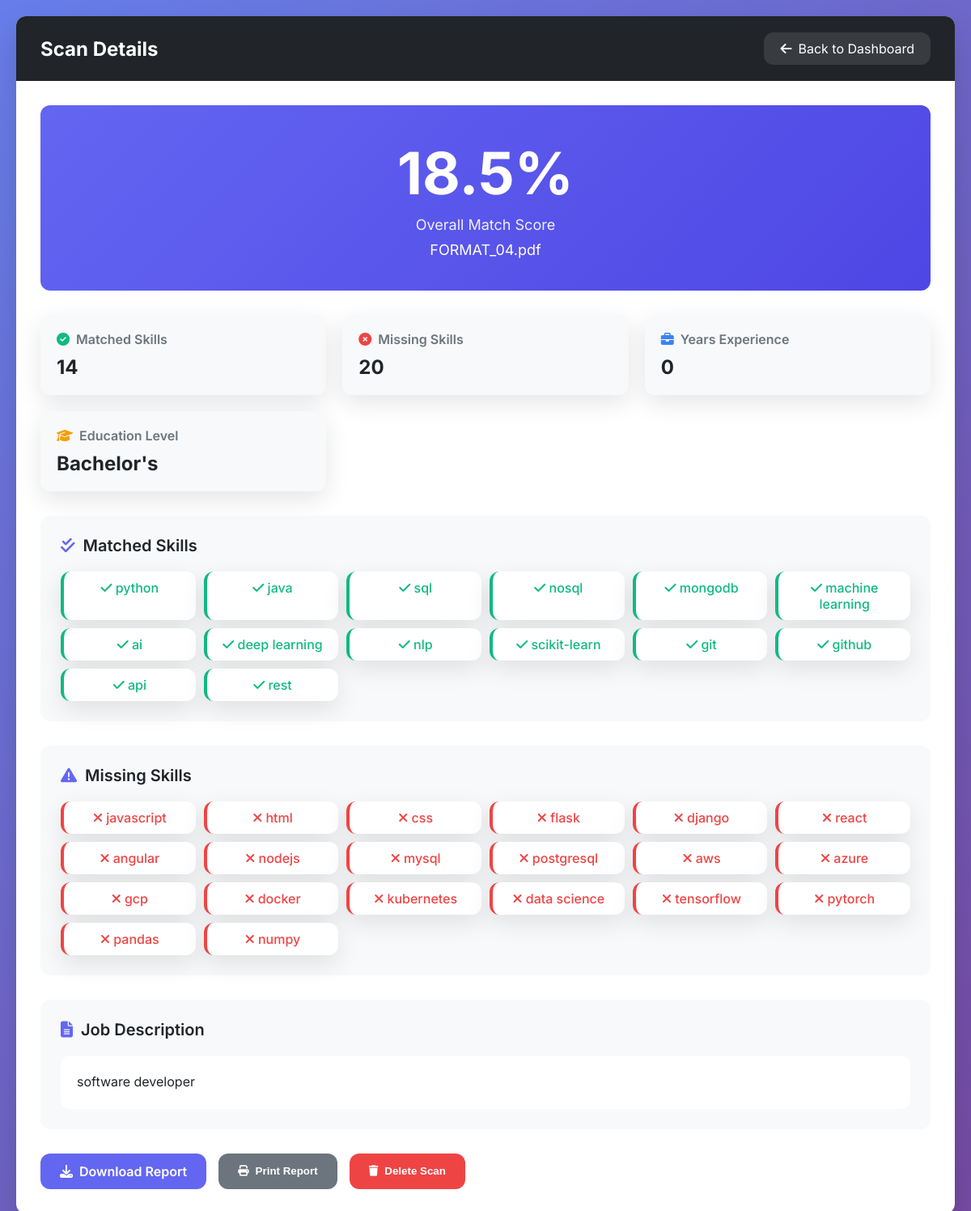
/view_scan/55 (signed in), run on the app's committed database.
### tables this page shows
CREATE TABLE scans (
            id INTEGER PRIMARY KEY AUTOINCREMENT,
            user_id INTEGER,
            filename TEXT,
            job_description TEXT,
            similarity_score REAL,
            matched_skills TEXT,
            missing_skills TEXT,
            scan_date TIMESTAMP DEFAULT CURRENT_TIMESTAMP, years_experience INTEGER DEFAULT 0, education_level INTEGER DEFAULT 0,
            FOREIGN KEY (user_id) REFERENCES users (id)
        );

### app.py (the view, shortened to what this page needs)
@app.route("/view_scan/<int:scan_id>")
def view_scan(scan_id):
    if "username" not in session:
        flash("Please login first.", "error")
        return redirect(url_for("login"))
    conn = get_db_connection()
    if conn is None:
        flash("Database connection error", "error")
        return redirect(url_for("dashboard"))
    try:
        c = conn.cursor()
        c.execute("PRAGMA table_info(scans)")
        columns = [row[1] for row in c.fetchall()]
        has_years_experience = 'years_experience' in columns
        has_education_level = 'education_level' in columns
        if has_years_experience and has_education_level:
            c.execute("""
                SELECT id, filename, job_description, similarity_score, matched_skills, missing_skills,
                       years_experience, education_level
                FROM scans
                WHERE id=? AND user_id=?
            """, (scan_id, session["user_id"]))
        scan = c.fetchone()
        conn.close()
        if not scan:
            flash("Scan not found or you don't have permission to view it.", "error")
            return redirect(url_for("dashboard"))
        matched_skills = [s.strip() for s in scan[4].split(',') if s.strip()] if scan[4] else []
        missing_skills = [s.strip() for s in scan[5].split(',') if s.strip()] if scan[5] else []
        logger.info(f"Viewing scan {scan_id} - {scan[1]}")
        return render_template("scan_details.html",
                             scan=scan,
                             matched_skills=matched_skills,
                             missing_skills=missing_skills)
    except Exception as e:
        logger.error(f"Error loading scan details: {str(e)}", exc_info=True)
        flash("Error loading scan details", "error")
        return redirect(url_for("dashboard"))

### app.py (called while the page is built)
def get_db_connection():
    try:
        conn = sqlite3.connect("users.db", timeout=30.0)
        conn.execute("PRAGMA busy_timeout = 30000")  # 30 seconds timeout
        return conn
    except Exception as e:
        logger.error(f"Database connection error: {e}")
        return None

### templates/scan_details.html (shortened to what this page needs)
<!DOCTYPE html>
<html lang="en">
<head>
    <link href="https://cdnjs.cloudflare.com/ajax/libs/font-awesome/6.4.0/css/all.min.css" rel="stylesheet">
</head>
<body>
    <div class="container">
        <div class="header">
            <h1>Scan Details</h1>
            <a href="{{ url_for('dashboard') }}" class="back-btn">
                <i class="fas fa-arrow-left"></i>
                Back to Dashboard
            </a>
        </div>
        <div class="content">
            <div class="score-section">
                <div class="score-value">{{ "%.1f"|format(scan[3]) }}%</div>
                <div class="score-label">Overall Match Score</div>
                <div style="margin-top: 10px; font-size: 18px;">{{ scan[1] }}</div>
            </div>
            <div class="details-grid">
                <div class="detail-card">
                    <div class="detail-title">
                        <i class="fas fa-check-circle" style="color: var(--success);"></i>
                        Matched Skills
                    </div>
                    <div class="detail-value">{{ matched_skills|length }}</div>
                </div>
                <div class="detail-card">
                    <div class="detail-title">
                        <i class="fas fa-times-circle" style="color: var(--danger);"></i>
                        Missing Skills
                    </div>
                    <div class="detail-value">{{ missing_skills|length }}</div>
                </div>
                <div class="detail-card">
                    <div class="detail-title">
                        <i class="fas fa-briefcase" style="color: var(--info);"></i>
                        Years Experience
                    </div>
                    <div class="detail-value">{{ scan[6] if scan|length > 6 else 0 }}</div>
                </div>
                <div class="detail-card">
                    <div class="detail-title">
                        <i class="fas fa-graduation-cap" style="color: var(--warning);"></i>
                        Education Level
                    </div>
                    <div class="detail-value">
                        {% if scan|length > 7 %}
                            {% if scan[7] == 5 %}PhD
                            {% elif scan[7] == 4 %}Master's
                            {% elif scan[7] == 3 %}Bachelor's
                            {% elif scan[7] == 2 %}Diploma
                            {% elif scan[7] == 1 %}High School
                            {% else %}Not Specified
                            {% endif %}
                        {% else %}
                            Not Specified
                        {% endif %}
                    </div>
                </div>
            </div>
            {% if matched_skills %}
            <div class="skills-section">
                <div class="section-title">
                    <i class="fas fa-check-double"></i>
                    Matched Skills
                </div>
                <div class="skills-grid">
                    {% for skill in matched_skills %}
                    <div class="skill-badge matched">
                        <i class="fas fa-check"></i> {{ skill }}
                    </div>
                    {% endfor %}
                </div>
            </div>
            {% endif %}
            {% if missing_skills %}
            <div class="skills-section">
                <div class="section-title">
                    <i class="fas fa-exclamation-triangle"></i>
                    Missing Skills
                </div>
                <div class="skills-grid">
                    {% for skill in missing_skills %}
                    <div class="skill-badge missing">
                        <i class="fas fa-times"></i> {{ skill }}
                    </div>
                    {% endfor %}
                </div>
            </div>
            {% endif %}
            <div class="job-desc-section">
                <div class="section-title">
                    <i class="fas fa-file-alt"></i>
                    Job Description
                </div>
                <div class="job-desc-text">
                    {{ scan[2] }}
                </div>
            </div>
            <div class="action-buttons">
                <a href="/download_scan/{{ scan[0] }}" class="btn btn-primary">
                    <i class="fas fa-download"></i>
                    Download Report
                </a>
                <button class="btn btn-secondary" onclick="window.print()">
                    <i class="fas fa-print"></i>
                    Print Report
                </button>
                <button class="btn btn-danger" onclick="deleteScan({{ scan[0] }})">
                    <i class="fas fa-trash"></i>
                    Delete Scan
                </button>
            </div>
        </div>
    </div>
</body>
</html>

### templates/scan_details.html (style rules this page uses)
:root { --primary: #6366f1; --primary-dark: #4f46e5; --secondary: #8b5cf6; --success: #10b981; --warning: #f59e0b; --danger: #ef4444; --info: #3b82f6; --light: #f8f9fa; --dark: #212529; --white: #ffffff; --gray: #6c757d; --border-radius: 12px; --transition: all 0.3s cubic-bezier(0.4, 0, 0.2, 1); --shadow: 0 10px 30px rgba(0, 0, 0, 0.1); --shadow-lg: 0 20px 40px rgba(0, 0, 0, 0.15); }
* { margin: 0; padding: 0; box-sizing: border-box; }
body { font-family: 'Inter', sans-serif; background: linear-gradient(135deg, #667eea 0%, #764ba2 100%); min-height: 100vh; color: var(--dark); padding: 20px; }
.container { max-width: 1200px; margin: 0 auto; background: var(--white); border-radius: var(--border-radius); box-shadow: var(--shadow-lg); overflow: hidden; }
.header { background: var(--dark); color: var(--white); padding: 20px 30px; display: flex; justify-content: space-between; align-items: center; }
.header h1 { font-size: 24px; font-weight: 700; }
.back-btn { background: rgba(255, 255, 255, 0.1); color: var(--white); border: none; padding: 10px 20px; border-radius: var(--border-radius); cursor: pointer; transition: var(--transition); display: flex; align-items: center; gap: 8px; text-decoration: none; }
.content { padding: 30px; }
.score-section { background: linear-gradient(135deg, var(--primary), var(--primary-dark)); color: var(--white); padding: 40px; border-radius: var(--border-radius); margin-bottom: 30px; text-align: center; }
.score-value { font-size: 72px; font-weight: 700; margin-bottom: 10px; }
.score-label { font-size: 18px; opacity: 0.9; }
.details-grid { display: grid; grid-template-columns: repeat(auto-fit, minmax(300px, 1fr)); gap: 20px; margin-bottom: 30px; }
.detail-card { background: var(--light); border-radius: var(--border-radius); padding: 20px; box-shadow: var(--shadow); }
.detail-title { font-size: 16px; font-weight: 600; color: var(--gray); margin-bottom: 10px; display: flex; align-items: center; gap: 8px; }
.detail-value { font-size: 24px; font-weight: 700; color: var(--dark); }
.skills-section { background: var(--light); border-radius: var(--border-radius); padding: 25px; margin-bottom: 30px; }
.section-title { font-size: 20px; font-weight: 600; margin-bottom: 20px; display: flex; align-items: center; gap: 10px; }
.section-title i { color: var(--primary); }
.skills-grid { display: grid; grid-template-columns: repeat(auto-fill, minmax(150px, 1fr)); gap: 10px; }
.skill-badge { background: var(--white); padding: 10px 15px; border-radius: var(--border-radius); text-align: center; font-weight: 500; box-shadow: var(--shadow); transition: var(--transition); }
.skill-badge.matched { border-left: 4px solid var(--success); color: var(--success); }
.skill-badge.missing { border-left: 4px solid var(--danger); color: var(--danger); }
.job-desc-section { background: var(--light); border-radius: var(--border-radius); padding: 25px; }
.job-desc-text { background: var(--white); padding: 20px; border-radius: var(--border-radius); max-height: 300px; overflow-y: auto; line-height: 1.6; color: var(--dark); }
.action-buttons { display: flex; gap: 15px; margin-top: 30px; flex-wrap: wrap; }
.btn { padding: 12px 24px; border: none; border-radius: var(--border-radius); font-weight: 600; cursor: pointer; transition: var(--transition); display: flex; align-items: center; gap: 8px; text-decoration: none; }
.btn-primary { background: var(--primary); color: var(--white); }
.btn-secondary { background: var(--gray); color: var(--white); }
.btn-danger { background: var(--danger); color: var(--white); }

### data on the page
scans: similarity_score "18.5", filename "FORMAT_04.pdf", years_experience "0", job_description "software developer"

### other printed values
{{ matched_skills|length }} "14"
{{ missing_skills|length }} "20"
{{ skill }} "python" "java" "sql" "nosql" "mongodb" "machine learning" "ai" "deep learning" "nlp" "scikit-learn" "git" "github" "api" "rest"
{{ skill }} "javascript" "html" "css" "flask" "django" "react" "angular" "nodejs" "mysql" "postgresql" "aws" "azure" "gcp" "docker" "kubernetes" "data science" "tensorflow" "pytorch" "pandas" "numpy"
